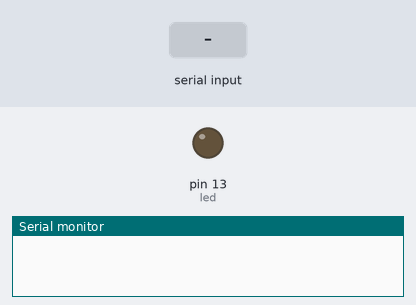
A sketch run on a simulated Arduino Uno, built with avr-gcc and run on an emulated ATmega328P. Parts: output pins drawn as LEDs (lit = HIGH), the last lines printed to the serial monitor. The inputs (shaded band) are chosen by the test bench.

Above: at 1.2 s.
1.3 s: "0" received over Serial
At 2.0 s:
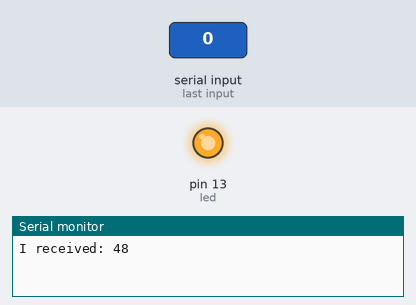
2.8 s: "1" received over Serial
At 3.1 s:
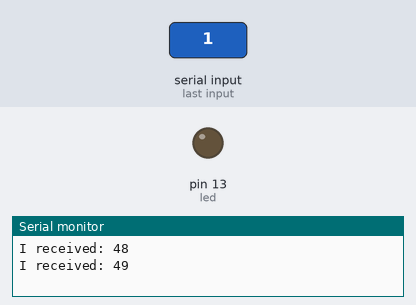
Timing chart, 0 to 5.8 s (numbered marks = the images above; inputs shaded):
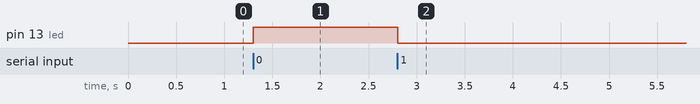

Measured:
- after the input at 1.3 s, pin 13 (led): LOW → HIGH at once
- after the input at 2.8 s, pin 13 (led): HIGH → LOW at once

The sketch:

simpleread.ino
```cpp
int incomingByte = 0;   // for incoming serial data
int led = 13;

void setup() {
        pinMode(led, OUTPUT);
        Serial.begin(9600);     // opens serial port, sets data rate to 9600 bps
}

void loop() {

        // send data only when you receive data:
        if (Serial.available() > 0) {
                // read the incoming byte:
                incomingByte = Serial.read();
                // say what you got:
                Serial.print("I received: ");
                Serial.println(incomingByte, DEC);
                if (incomingByte == 48){
                  digitalWrite(led, HIGH);
                }
                if (incomingByte == 49){
                  digitalWrite(led, LOW);
                }
        }
}
```
